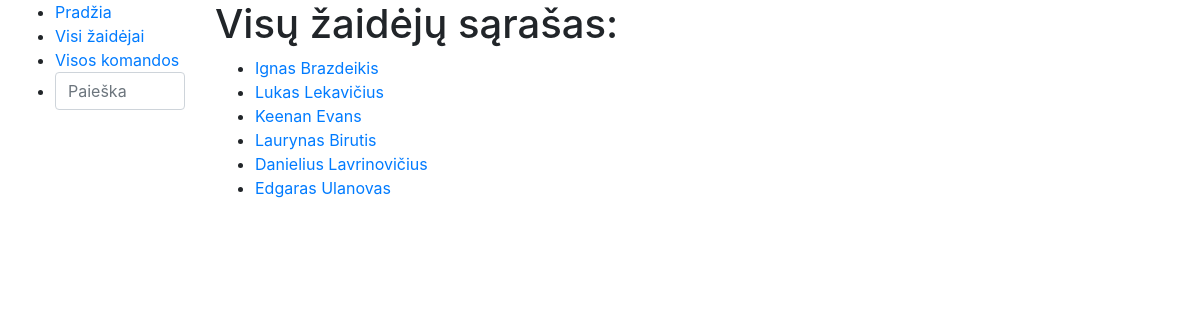
The app's page /zaidejai/, older data.
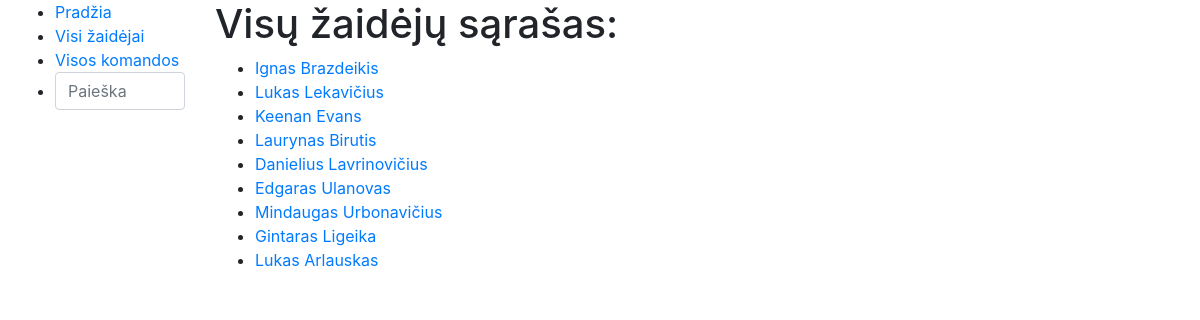
The same page, newer data.
### komanda/models.py (models this page shows, shortened)
class Zaidejas(models.Model):
    vardas = models.CharField('Žaidėjo vardas', max_length=50)
    pavarde = models.CharField('Žaidėjo pavardė', max_length=50)
    pozicija = models.CharField('Žaidėjo pozicija', max_length=20)
    amzius = models.IntegerField('Žaidėjo amžius')
    komanda = models.ForeignKey('Komanda', on_delete=models.SET_NULL, null=True, related_name='zaidejas_set')

### komanda/views.py (the view)
# urls.py: path('zaidejai/', views.ZaidejasListView.as_view(), name='visi-zaidejai'),
class ZaidejasListView(generic.ListView):
    model = Zaidejas
    context_object_name = 'zaidejas_list'
    template_name = 'visi_zaidejai.html'

### komanda/templates/visi_zaidejai.html
{% extends "base.html" %}
{% block content %}
<h1>Visų žaidėjų sąrašas:</h1>
<ul>
    {% for zaidejas_o in zaidejas_list %}
    <li><a href="{% url 'vienas-zaidejas' zaidejas_o.id%}">{{ zaidejas_o.vardas }} {{ zaidejas_o.pavarde }}</a>
        {{ zaidejas.komanda.pavadinimas }}</li>
    {% endfor %}
</ul>
{% endblock %}

Row changes from the older to the newer data that the page shows:
added Zaidejas: vardas "Mindaugas", pavarde "Urbonavičius"
added Zaidejas: vardas "Gintaras", pavarde "Ligeika"
added Zaidejas: vardas "Lukas", pavarde "Arlauskas"
